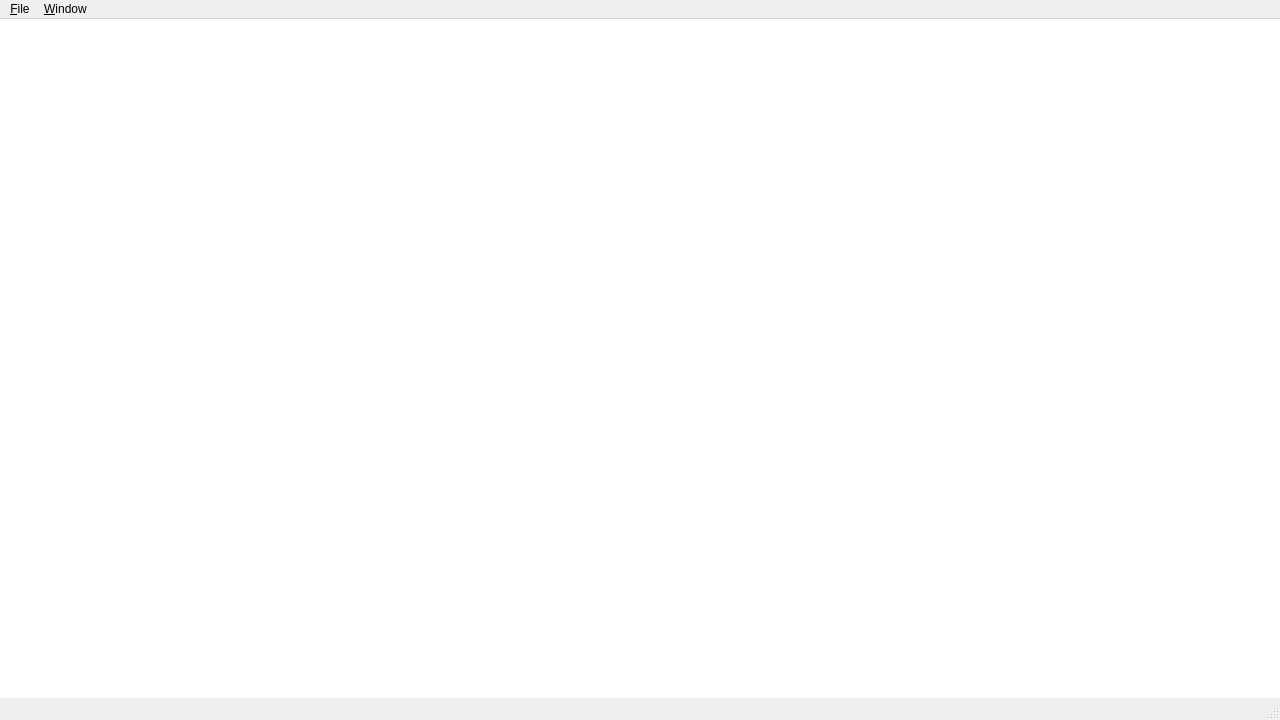
<?xml version="1.0" encoding="UTF-8"?>
<ui version="4.0">
 <class>MainWindow</class>
 <widget class="QMainWindow" name="MainWindow">
  <property name="geometry">
   <rect>
    <x>0</x>
    <y>0</y>
    <width>1280</width>
    <height>720</height>
   </rect>
  </property>
  <property name="sizePolicy">
   <sizepolicy hsizetype="Preferred" vsizetype="Preferred">
    <horstretch>0</horstretch>
    <verstretch>0</verstretch>
   </sizepolicy>
  </property>
  <property name="windowTitle">
   <string>OpenIVI Mobility HTML5</string>
  </property>
  <widget class="QWidget" name="centralWidget">
   <layout class="QHBoxLayout" name="horizontalLayout">
    <property name="spacing">
     <number>0</number>
    </property>
    <property name="leftMargin">
     <number>0</number>
    </property>
    <property name="topMargin">
     <number>0</number>
    </property>
    <property name="rightMargin">
     <number>0</number>
    </property>
    <property name="bottomMargin">
     <number>0</number>
    </property>
    <item>
     <widget class="WebGraphicView" name="graphicsView">
      <property name="minimumSize">
       <size>
        <width>300</width>
        <height>300</height>
       </size>
      </property>
      <property name="frameShape">
       <enum>QFrame::NoFrame</enum>
      </property>
      <property name="verticalScrollBarPolicy">
       <enum>Qt::ScrollBarAlwaysOff</enum>
      </property>
      <property name="horizontalScrollBarPolicy">
       <enum>Qt::ScrollBarAlwaysOff</enum>
      </property>
      <property name="sizeAdjustPolicy">
       <enum>QAbstractScrollArea::AdjustToContents</enum>
      </property>
     </widget>
    </item>
   </layout>
  </widget>
  <widget class="QMenuBar" name="menuBar_">
   <property name="geometry">
    <rect>
     <x>0</x>
     <y>0</y>
     <width>1280</width>
     <height>30</height>
    </rect>
   </property>
   <widget class="QMenu" name="menu_File">
    <property name="title">
     <string>&amp;File</string>
    </property>
    <addaction name="actionOpen_URL"/>
    <addaction name="actionBluetooth"/>
    <addaction name="separator"/>
    <addaction name="action_Quit"/>
   </widget>
   <widget class="QMenu" name="menu_Window">
    <property name="title">
     <string>&amp;Window</string>
    </property>
    <addaction name="action_Full_Screen"/>
   </widget>
   <addaction name="menu_File"/>
   <addaction name="menu_Window"/>
  </widget>
  <widget class="QStatusBar" name="statusBar_"/>
  <action name="action_Quit">
   <property name="text">
    <string>&amp;Quit</string>
   </property>
  </action>
  <action name="actionOpen_URL">
   <property name="text">
    <string>&amp;Open File...</string>
   </property>
  </action>
  <action name="action_Full_Screen">
   <property name="text">
    <string>&amp;Full Screen (F11)</string>
   </property>
   <property name="iconText">
    <string>Full Screen</string>
   </property>
  </action>
  <action name="action_No_Data">
   <property name="checkable">
    <bool>true</bool>
   </property>
   <property name="text">
    <string>&amp;Stop</string>
   </property>
   <property name="iconText">
    <string>Stop</string>
   </property>
  </action>
  <action name="actionFrom_file">
   <property name="checkable">
    <bool>true</bool>
   </property>
   <property name="checked">
    <bool>true</bool>
   </property>
   <property name="text">
    <string>From file</string>
   </property>
  </action>
  <action name="actionFrom_CAN_bus">
   <property name="checkable">
    <bool>true</bool>
   </property>
   <property name="text">
    <string>From CAN bus</string>
   </property>
   <property name="toolTip">
    <string>From CAN bus</string>
   </property>
  </action>
  <action name="actionBluetooth">
   <property name="text">
    <string>Manage Bluetooth Devices...</string>
   </property>
  </action>
 </widget>
 <layoutdefault spacing="6" margin="11"/>
 <customwidgets>
  <customwidget>
   <class>WebGraphicView</class>
   <extends>QGraphicsView</extends>
   <header>webgraphicview.h</header>
  </customwidget>
 </customwidgets>
 <resources/>
 <connections/>
</ui>
